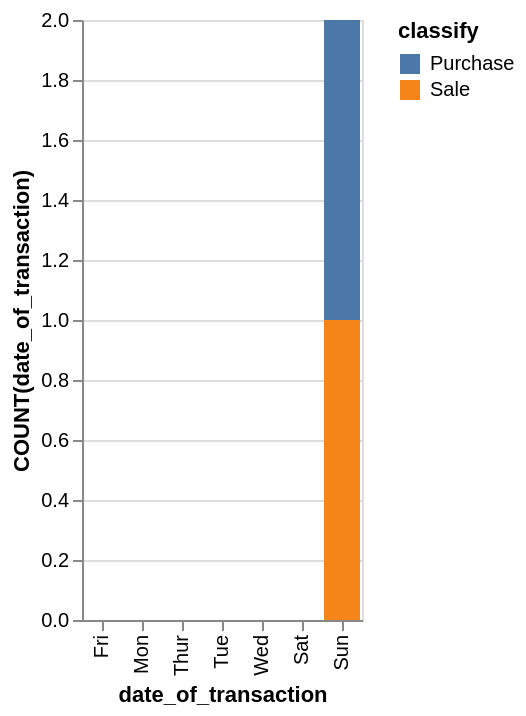

Write the Vega-Lite specification saved for this chart.
### Vega-Lite specification from a JSON file in a GitHub repository (floating-point values rounded to 4 significant figures)
{"data": {"values": [{"x_data": "Fri", "y_data": 0, "classify": "Purchase"}, {"x_data": "Mon", "y_data": 0, "classify": "Purchase"}, {"x_data": "Thur", "y_data": 0, "classify": "Purchase"}, {"x_data": "Tue", "y_data": 0, "classify": "Purchase"}, {"x_data": "Wed", "y_data": 0, "classify": "Purchase"}, {"x_data": "Sat", "y_data": 0, "classify": "Purchase"}, {"x_data": "Sun", "y_data": 1, "classify": "Purchase"}, {"x_data": "Fri", "y_data": 0, "classify": "Sale"}, {"x_data": "Mon", "y_data": 0, "classify": "Sale"}, {"x_data": "Thur", "y_data": 0, "classify": "Sale"}, {"x_data": "Tue", "y_data": 0, "classify": "Sale"}, {"x_data": "Wed", "y_data": 0, "classify": "Sale"}, {"x_data": "Sat", "y_data": 0, "classify": "Sale"}, {"x_data": "Sun", "y_data": 1, "classify": "Sale"}]}, "mark": "bar", "encoding": {"x": {"field": "x_data", "type": "nominal", "title": "date_of_transaction", "sort": {"op": "sum", "field": "y_data", "order": "ascending"}}, "y": {"field": "y_data", "type": "quantitative", "title": "COUNT(date_of_transaction)"}, "color": {"field": "classify"}}}
